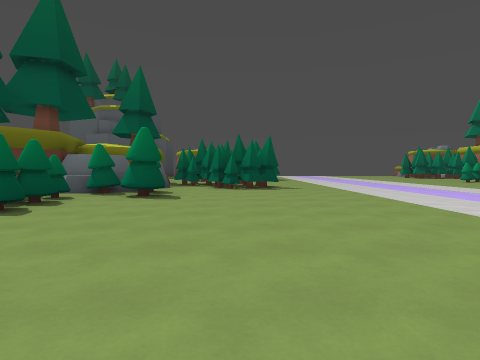
[1] (above)

22 first-person views from a walk through a 3-D level made in the Godot game engine. The camera is 1.3 m above the floor, tilts 2° down and sees 75° across. The floor is counted in squares, 2 m on a side. Each view is taken from the middle of a square. On the plan, view 1 faces up. The plan holds only what a view shows up to about 10 squares ahead; the rest is blank. The place goes on beyond the plan. Characters and animated objects are not drawn. Some surface patterns are stand-ins.

[2]
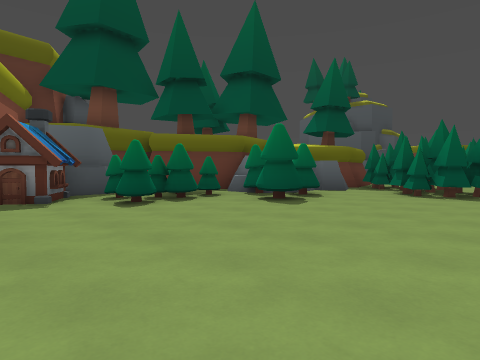

[3]
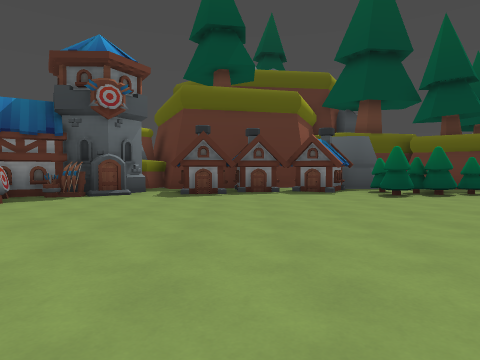

[4]
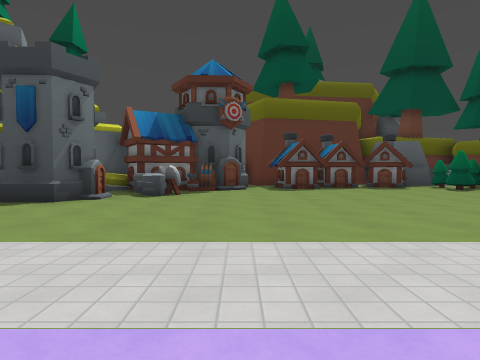

[5]
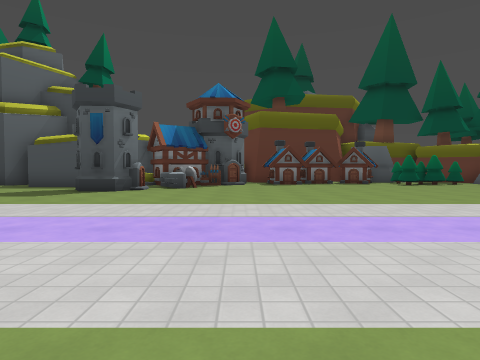

[6]
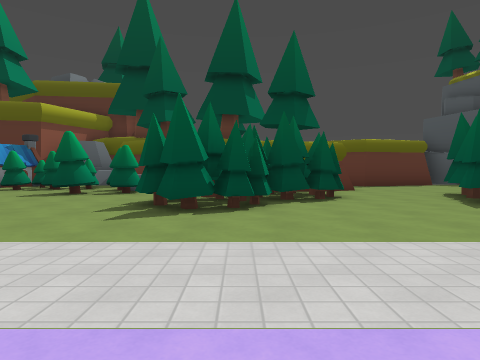

[7]
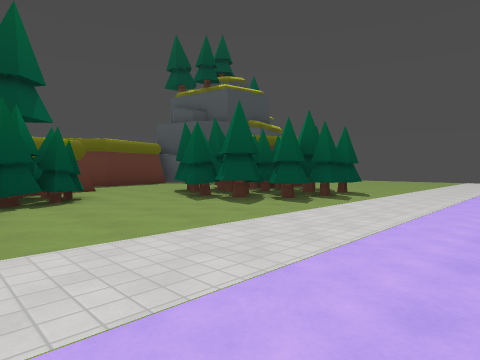

[8]
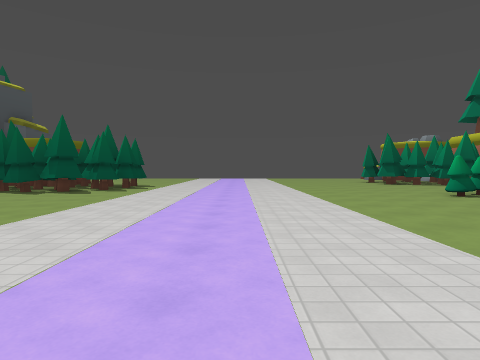

[9]
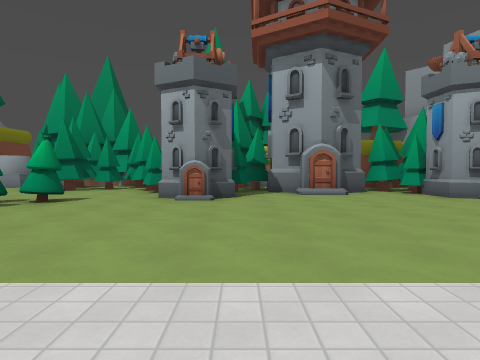

[10]
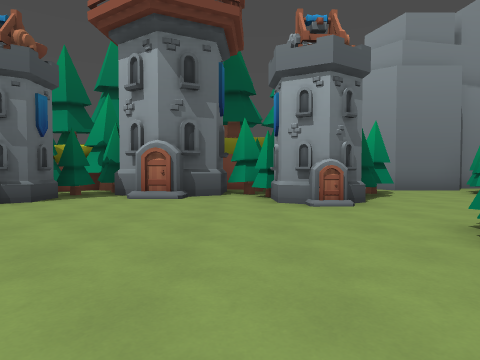

[11]
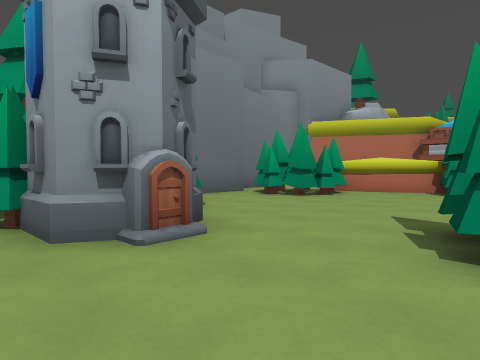

[12]
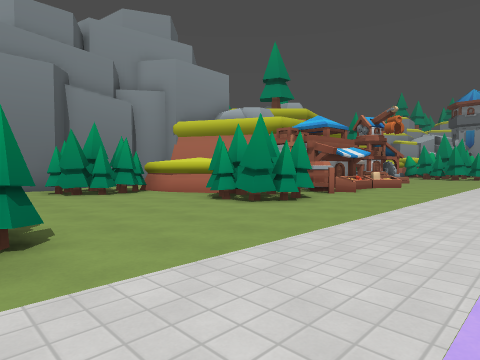

[13]
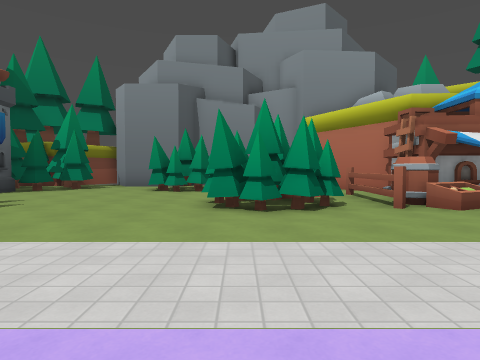

[14]
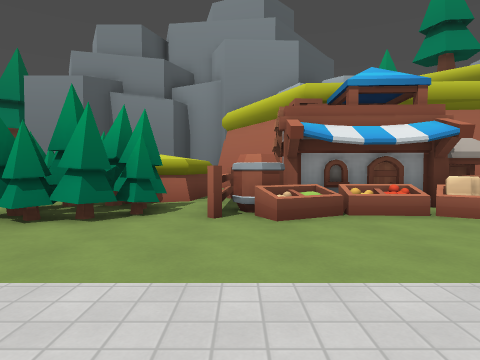

[15]
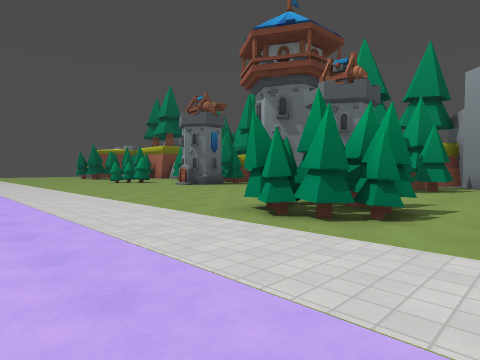

[16]
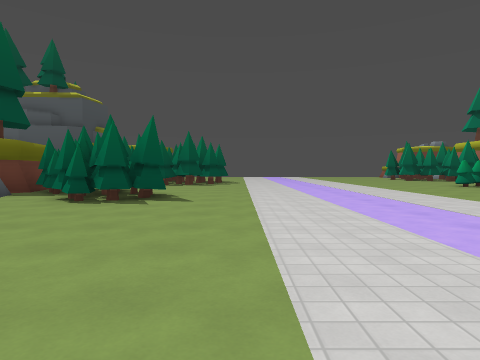

[17]
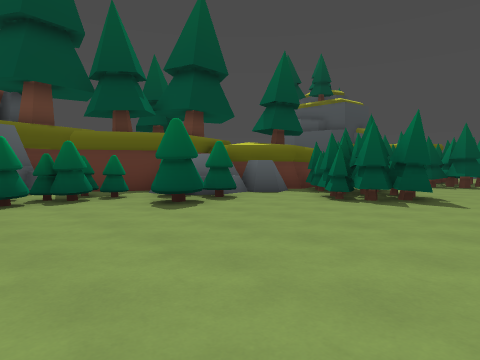

[18]
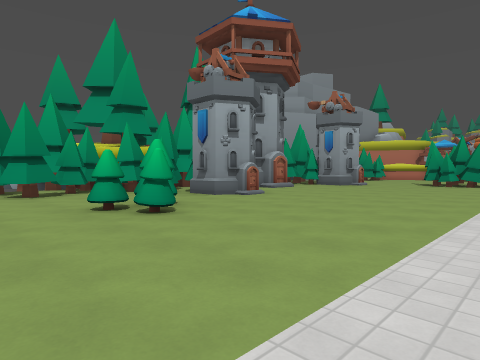

[19]
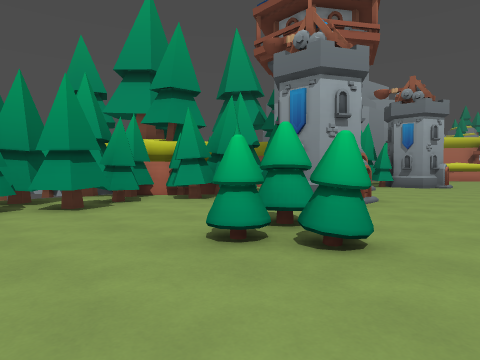

[20]
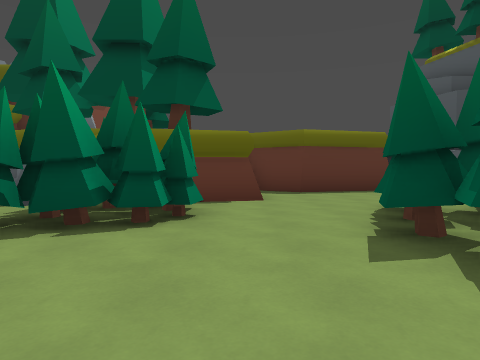

[21]
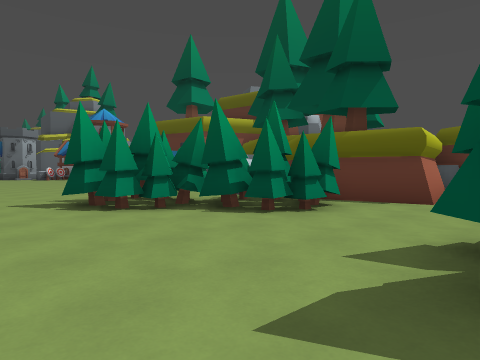

[22]
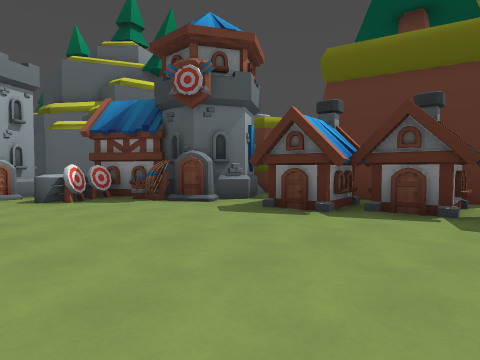

### Floor plan
Key: @ floor where view 1 was taken; # wall or solid block; . floor; = window, fence, low wall or low ledge; ^ raised ledge; T tree.
Columns run from 7 left of view 1 to 19 right of it. Each row starts with its distance up from view 1.
 18  ....TTTTT............
 17 ##....TTT..............TT T
 16 #.................TT..TTTTT
 15 ####...............T...TTT
 14    #.TT................T##
 13    ##TT..............#TTT
 12    ##TTTT...........##TTT
 11    ##.TTT............#TTT
 10    #...T..............##
  9  ###TT...............###
  8 ##=T.T................##
  7 #=TT.T................TT
  6 # TT................##TTT
  5 ##TT................#T
  4 ###........ ....TT...TTT
  3  ##........ ....TT....T..#
  2   #.....................##
  1   #...................T.#
  0   ##...@.............TTT#
 -1   #..................TTT
 -2   ##.............TTT.##
 -3    #.............TT###
 -4    ##^..............##
 -5    ####..........####
 -6     ###.....  ...^##
 -7     # #....   ....#

Positions as (right, up) in squares from view 1, and headings:
1: (0, 0), facing up
2: (2, 2), facing up-left
3: (4, 1), facing left
4: (6, -2), facing left
5: (9, -2), facing left
6: (6, 12), facing left
7: (6, 12), facing up-left
8: (6, 8), facing up
9: (6, 11), facing right
10: (7, 7), facing right
11: (10, 7), facing down-right
12: (6, 3), facing down-right
13: (5, -2), facing right
14: (6, -5), facing right
15: (5, 1), facing up-right
16: (3, 4), facing up
17: (3, 4), facing up-left
18: (7, 18), facing down-right
19: (10, 18), facing down-right
20: (3, 15), facing left
21: (3, 17), facing down-left
22: (0, 3), facing down-left
